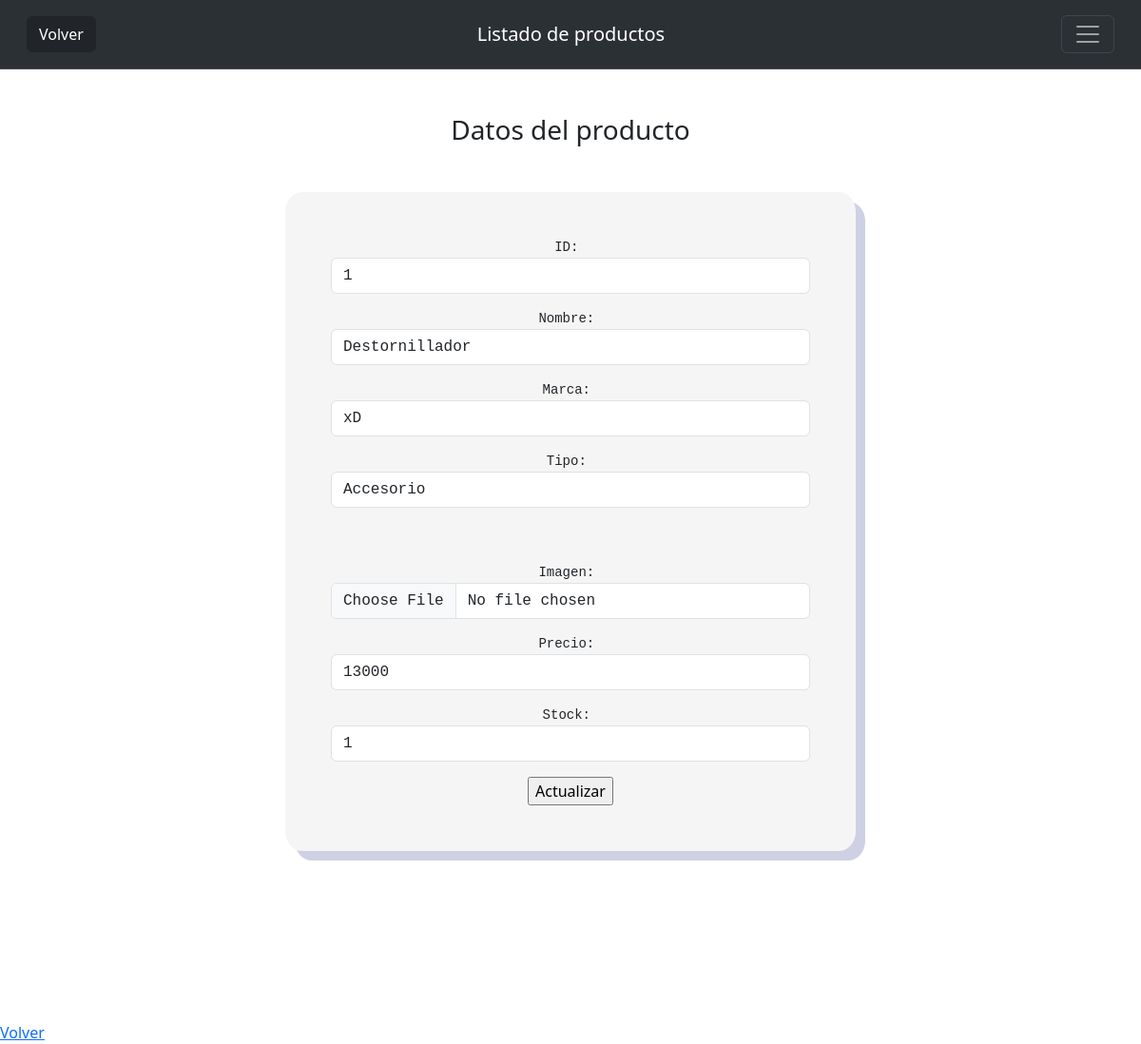
The page /adminis/findProd/1 on the database its author committed.
### administrador/models.py (models this page shows, shortened)
class Producto(models.Model):
    id_producto     = models.CharField  (primary_key = True, max_length= 10)
    foto_producto   = models.ImageField (null = True, blank = True)
    nombre          = models.CharField  (max_length=100)
    marca           = models.CharField  (max_length=100)
    id_tipo         = models.ForeignKey ('Tipo',on_delete=models.CASCADE, db_column='idTipo')
    precio          = models.IntegerField ()
    stock           = models.CharField  (max_length=100)

### administrador/views.py (the view)
# urls.py: path('findProd/<str:pk>', views.buscar_productos, name='editar_ProductFind'),
def buscar_productos(request,pk):
    if pk != "":
        producto = Producto.objects.get(id_producto=pk)
        tipos = Tipo.objects.all()
        context={"producto":producto, "tipos":tipos}
        if producto:
            return render(request,'productos_edit.html', context)
        else:
            context = {"mensaje":"El producto no existe"}
            return render(request,'inicioadmin.html',context)

### usuarios/cont_proc.py (called while the page is built)
def total_carrito(request):
    total = 0
    if request.user.is_authenticated:
        if "carrito" in request.session.keys():
            for key, value in request.session["carrito"].items():
                total += int(value["acumulado"])
    return {"total_carrito": total}

### administrador/templates/productos_edit.html (shortened to what this page needs)
<!DOCTYPE html>
<html lang="en">
<head>
    <link href="https://cdn.jsdelivr.net/npm/bootstrap@5.3.0-alpha3/dist/css/bootstrap.min.css" rel="stylesheet"
>
    <script src="https://cdn.jsdelivr.net/npm/bootstrap@5.2.3/dist/js/bootstrap.bundle.min.js"></script></head>
    {% load static %}
    <link rel="stylesheet" type="text/css" href="{% static 'css/style.css' %}">
</head>
<body>
    <nav class="navbar bg-body-tertiary fixed-top p-3 bg-dark border-bottom border-bottom-dark" data-bs-theme="dark">
        <div class="container-fluid">
            <a class="btn btn-dark d-flex" href="{% url 'lista_productos' %}">Volver</a>
            <a class="navbar-brand" href="#">Listado de productos</a>
            <button class="navbar-toggler" type="button" data-bs-toggle="offcanvas" data-bs-target="#offcanvasNavbar"
                aria-controls="offcanvasNavbar" aria-label="Toggle navigation">
                <span class="navbar-toggler-icon"></span>
            </button>
        </div>
    </nav>
    <br>
    <br>
    <br>
    {% if producto %}
        <h3 class="text-center m-5">Datos del producto</h3>
        <div class="registro  paginauelemento ">
            <form action="{% url 'actualizar_productos' %}" method="POST" class="form-floating text-center p-5" id="regisForm" enctype="multipart/form-data">
                <pre>ID: <input type="text" name="id" value="{{producto.id_producto}}" class="form-control"></pre>
                <pre>Nombre: <input type="text" name="nombre" value="{{producto.nombre}}" class="form-control"></pre>
                <pre>Marca: <input type="text" name="marca" value="{{producto.marca}}" class="form-control"></pre>
                <pre>Tipo: <select name="tipo" class="form-control">
                {% for tmp in tipos %}
                    {% if tmp.tipo == alumno.id_tipo %}
                        <option value="{{tmp.id_tipo}}" class="form-control" selected>{{tmp.tipo}}</option>
                    {% else %}
                        <option value="{{tmp.id_tipo}}" class="form-control">{{tmp.tipo}}</option>
                    {% endif %}
                {% endfor %}
                </select>
                </pre>
                <pre>Imagen: <input type="file" name="imagen" value="{{producto.foto_producto}}" class="form-control"></pre>
                <pre>Precio: <input type="text" name="precio" value="{{producto.precio}}" class="form-control"></pre>
                <pre>Stock: <input type="text" name="stock" value="{{producto.stock}}" class="form-control"></pre>
                <input type="submit" value="Actualizar">
            </form>
        </div>
    {% endif %}
    <br><br>
    <br>
    <a href="{% url 'lista_productos' %}">Volver</a>
</body>
</html>

### usuarios/static/css/style.css (style rules this page uses)
body { position: relative; margin: 0; min-height: 100vh; }
.navbar { padding: 0; }
.registro { align-items: center; margin: auto; width: 50%; height: 100vh; }
#regisForm { background-color: whitesmoke; padding: 3vh; border-radius: 3%; box-shadow:10px 10px #48529944; }
.paginauelemento { animation: aparece-izquierda ease 1s backwards; }

### rows shown on the page
Producto: id "1", nombre "Destornillador", marca "xD", precio "13000", stock "1"

### other values the page prints
form field tipo "Accesorio"
